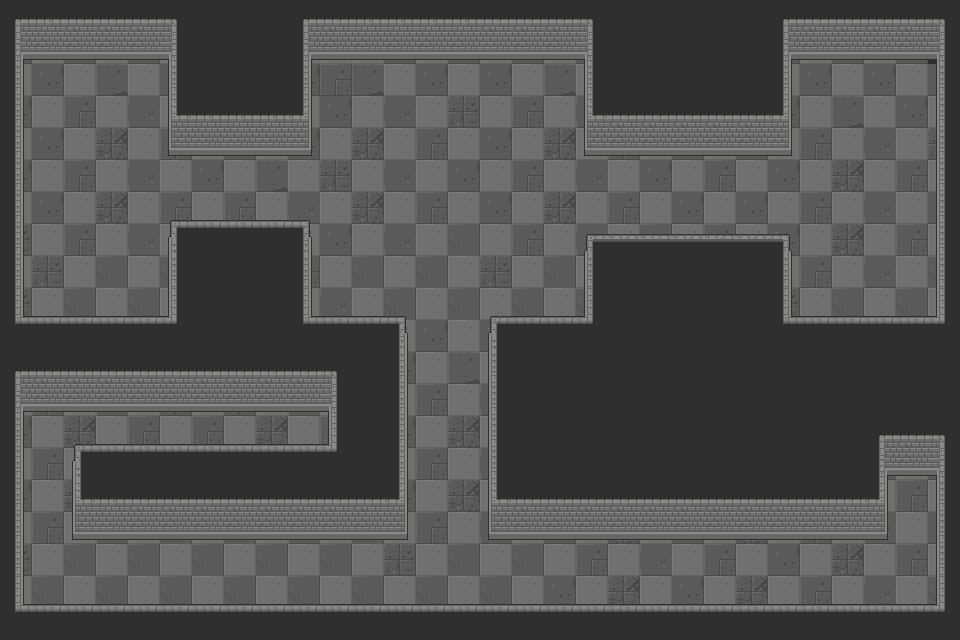

A level layout from a 2D game, rendered from its tile map. Below: a short description, then the map file with its tile-grid data intact:
An orthogonal 30x20 tile map with 32x32 px tiles, 3 tile layers ( background, floor, walls), 2 tilesets.

<map version="1.10" tiledversion="1.11.1" orientation="orthogonal" renderorder="right-down" width="30" height="20" tilewidth="32" tileheight="32" infinite="0" nextlayerid="7" nextobjectid="1">
 <tileset firstgid="1" source="tileset1.tsx" />
 <tileset firstgid="26" source="dng2.tsx" />
 <layer id="1" name=" background" width="30" height="20" locked="1">
  <data encoding="csv">
43,43,43,43,43,43,43,43,43,43,43,43,43,43,43,43,43,43,43,43,43,43,43,43,43,43,43,43,43,43,
43,43,43,43,43,43,43,43,43,43,43,43,43,43,43,43,43,43,43,43,43,43,43,43,43,43,43,43,43,43,
43,43,43,43,43,43,43,43,43,43,43,43,43,43,43,43,43,43,43,43,43,43,43,43,43,43,43,43,43,43,
43,43,43,43,43,43,43,43,43,43,43,43,43,43,43,43,43,43,43,43,43,43,43,43,43,43,43,43,43,43,
43,43,43,43,43,43,43,43,43,43,43,43,43,43,43,43,43,43,43,43,43,43,43,43,43,43,43,43,43,43,
43,43,43,43,43,43,43,43,43,43,43,43,43,43,43,43,43,43,43,43,43,43,43,43,43,43,43,43,43,43,
43,43,43,43,43,43,43,43,43,43,43,43,43,43,43,43,43,43,43,43,43,43,43,43,43,43,43,43,43,43,
43,43,43,43,43,43,43,43,43,43,43,43,43,43,43,43,43,43,43,43,43,43,43,43,43,43,43,43,43,43,
43,43,43,43,43,43,43,43,43,43,43,43,43,43,43,43,43,43,43,43,43,43,43,43,43,43,43,43,43,43,
43,43,43,43,43,43,43,43,43,43,43,43,43,43,43,43,43,43,43,43,43,43,43,43,43,43,43,43,43,43,
43,43,43,43,43,43,43,43,43,43,43,43,43,43,43,43,43,43,43,43,43,43,43,43,43,43,43,43,43,43,
43,43,43,43,43,43,43,43,43,43,43,43,43,43,43,43,43,43,43,43,43,43,43,43,43,43,43,43,43,43,
43,43,43,43,43,43,43,43,43,43,43,43,43,43,43,43,43,43,43,43,43,43,43,43,43,43,43,43,43,43,
43,43,43,43,43,43,43,43,43,43,43,43,43,43,43,43,43,43,43,43,43,43,43,43,43,43,43,43,43,43,
43,43,43,43,43,43,43,43,43,43,43,43,43,43,43,43,43,43,43,43,43,43,43,43,43,43,43,43,43,43,
43,43,43,43,43,43,43,43,43,43,43,43,43,43,43,43,43,43,43,43,43,43,43,43,43,43,43,43,43,43,
43,43,43,43,43,43,43,43,43,43,43,43,43,43,43,43,43,43,43,43,43,43,43,43,43,43,43,43,43,43,
43,43,43,43,43,43,43,43,43,43,43,43,43,43,43,43,43,43,43,43,43,43,43,43,43,43,43,43,43,43,
43,43,43,43,43,43,43,43,43,43,43,43,43,43,43,43,43,43,43,43,43,43,43,43,43,43,43,43,43,43,
43,43,43,43,43,43,43,43,43,43,43,43,43,43,43,43,43,43,43,43,43,43,43,43,43,43,43,43,43,43
</data>
 </layer>
 <layer id="4" name="floor" width="30" height="20" locked="1">
  <data encoding="csv">
0,0,0,0,0,0,0,0,0,0,0,0,0,0,0,0,0,0,0,0,0,0,0,0,0,0,0,0,0,0,
133,121,133,121,133,121,0,0,0,121,121,121,133,121,133,121,133,121,133,0,0,0,0,0,133,121,133,121,133,0,
121,133,121,134,121,133,0,0,0,133,119,134,121,133,121,133,121,134,121,0,0,0,0,0,121,133,121,133,121,133,
133,121,119,121,132,121,131,0,0,121,133,121,132,121,131,121,119,121,132,121,131,121,119,121,133,121,134,121,133,121,
121,133,121,118,121,119,121,133,121,133,121,118,121,119,121,133,121,118,121,119,121,133,121,133,121,119,121,132,121,131,
133,121,119,121,132,121,133,121,134,121,131,121,132,121,133,121,119,121,132,121,133,121,119,121,133,121,118,121,119,121,
121,133,121,118,121,119,121,119,121,132,121,118,121,119,121,133,121,118,121,119,121,133,121,133,121,119,121,132,121,133,
131,121,119,121,132,121,133,121,118,121,133,121,132,121,117,121,119,121,132,121,117,121,119,121,133,121,118,121,119,121,
121,131,121,117,121,117,0,0,0,119,121,117,121,117,121,131,121,117,121,0,0,0,0,0,121,119,121,132,121,117,
131,121,117,121,117,121,0,0,0,121,132,121,117,121,117,121,117,121,117,0,0,0,0,0,131,121,117,121,117,121,
121,133,121,133,121,133,0,0,0,0,0,0,121,133,121,133,121,0,0,0,0,0,0,0,0,0,0,0,0,0,
133,121,134,121,133,121,133,121,134,121,133,0,133,121,134,121,0,0,0,0,0,0,0,0,0,0,0,0,0,0,
121,119,121,132,121,131,121,131,121,132,121,0,121,119,121,132,0,0,0,0,0,0,0,0,0,0,0,0,0,0,
133,121,118,121,119,121,119,121,118,121,119,0,133,121,118,121,0,0,0,0,0,0,0,0,0,0,0,0,0,0,
121,119,121,0,0,0,0,0,0,0,0,0,121,119,121,132,0,0,0,0,0,0,0,0,0,0,0,132,121,131,
133,121,118,121,119,121,119,121,118,121,119,121,133,121,118,121,119,121,119,121,132,121,119,121,133,121,118,121,119,121,
121,119,121,132,121,117,121,117,121,132,121,117,121,119,121,132,121,133,121,118,121,133,121,118,121,119,121,132,121,133,
131,121,117,121,117,121,117,121,117,121,117,121,131,121,117,121,117,121,119,121,132,121,119,121,133,121,118,121,119,121,
121,117,121,117,121,117,121,117,121,117,121,117,121,117,121,117,121,133,121,118,121,133,121,118,121,119,121,132,121,117,
0,0,0,0,0,0,0,0,0,0,0,0,0,0,0,0,0,0,0,0,0,0,0,0,0,0,0,0,0,0
</data>
 </layer>
 <layer id="3" name="walls" width="30" height="20" locked="1">
  <data encoding="csv">
29,59,30,30,30,31,0,0,0,29,30,59,59,59,59,30,30,30,31,0,0,0,0,0,29,30,30,30,30,31,
45,46,46,46,46,47,0,0,0,45,46,46,46,46,46,75,46,46,47,0,0,0,0,0,45,46,46,46,46,47,
44,0,0,0,0,42,0,0,0,44,0,0,0,0,0,0,0,0,42,0,0,0,0,0,44,0,0,0,0,42,
44,0,0,0,0,92,59,59,59,60,0,0,0,0,0,0,0,0,58,30,30,30,30,30,60,0,0,0,0,42,
44,0,0,0,0,108,75,75,75,76,0,0,0,0,0,0,0,0,74,46,46,46,46,46,76,0,0,0,0,42,
44,0,0,0,0,0,0,0,0,0,0,0,0,0,0,0,0,0,0,0,0,0,0,0,0,0,0,0,0,42,
44,0,0,0,0,124,62,62,62,123,0,0,0,0,0,0,0,0,0,0,0,0,0,0,0,0,0,0,0,42,
44,0,0,0,0,140,78,78,78,139,0,0,0,0,0,0,0,0,26,27,27,27,27,27,28,0,0,0,0,42,
44,0,0,0,0,42,0,0,0,44,0,0,0,0,0,0,0,0,42,0,0,0,0,0,44,0,0,0,0,42,
61,62,62,62,62,63,0,0,0,61,62,62,123,0,0,124,62,62,125,0,0,0,0,0,61,62,62,62,62,63,
77,78,78,78,78,79,0,0,0,77,78,78,139,0,0,140,78,78,141,0,0,0,0,0,77,78,78,78,78,79,
29,30,30,30,30,30,30,30,30,30,31,0,44,0,0,42,0,0,0,0,0,0,0,0,0,0,0,0,0,0,
45,46,46,46,46,46,46,46,46,46,47,0,44,0,0,42,0,0,0,0,0,0,0,0,0,0,0,0,0,0,
44,0,124,62,62,62,62,62,62,62,63,0,44,0,0,42,0,0,0,0,0,0,0,0,0,0,0,29,30,31,
44,0,140,78,78,78,78,78,78,78,79,0,44,0,0,42,0,0,0,0,0,0,0,0,0,0,0,45,46,47,
44,0,58,59,30,30,30,30,30,30,30,30,91,0,0,92,30,30,30,30,30,30,30,30,30,30,30,60,0,42,
44,0,74,75,46,46,46,46,46,46,46,46,107,0,0,108,46,46,46,46,46,46,46,46,46,46,46,76,0,42,
44,0,0,0,0,0,0,0,0,0,0,0,0,0,0,0,0,0,0,0,0,0,0,0,0,0,0,0,0,42,
61,62,62,62,62,62,62,62,62,62,62,62,62,62,62,62,62,62,62,62,62,62,62,62,62,62,62,62,62,63,
77,78,78,78,78,78,78,78,78,78,78,78,78,78,78,78,78,78,78,78,78,78,78,78,78,78,78,78,78,79
</data>
 </layer>
</map>
